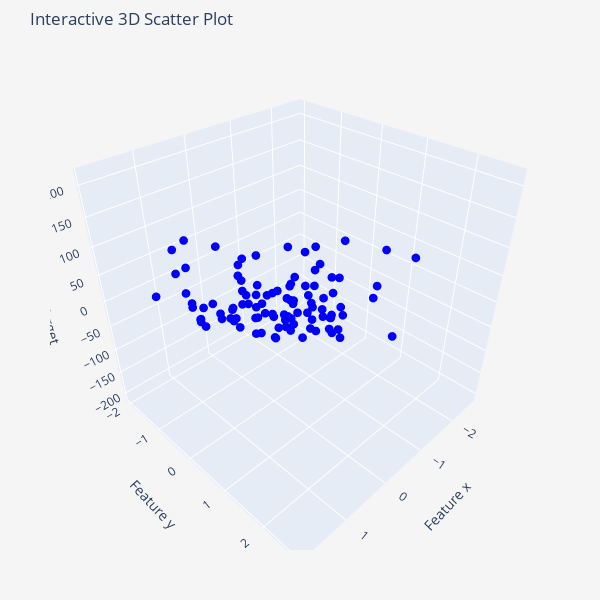

Notebook cell for this chart:
### Markdown cell above
### Data set in its original form

### Code cell
# The following may preserve the chart on saving
# import plotly.io as pio
# pio.renderers.default = 'notebook' # or "jupyterlab"

np.random.seed(42)  # For reproducibility
data_seed = 42
n_samples = 100
n_features = 2

# Generate synthetic regression data
X_raw, y_raw = make_regression(
    n_samples=n_samples,
    n_features=n_features, 
    noise=5.0,
    random_state=data_seed
)
y_raw = y_raw.reshape((y_raw.shape[0], 1))

# Create an interactive 3D scatter plot, of the first two columns
fig = px.scatter_3d(x=X_raw[:, 0], y=X_raw[:, 1], z=y_raw[:, 0], 
                    title='Interactive 3D Scatter Plot',
                    labels={'x': 'Feature x', 
                            'y': 'Feature y', 
                            'z': 'Target'})
mrg = dict(l = 50, r = 50, b = 50, t = 50, pad = 10)
fig.update_traces(marker=dict(size=3, color='blue', symbol='circle'))
fig.update_layout(width=600, height=600, margin = mrg, paper_bgcolor = 'whitesmoke')
fig.show()
